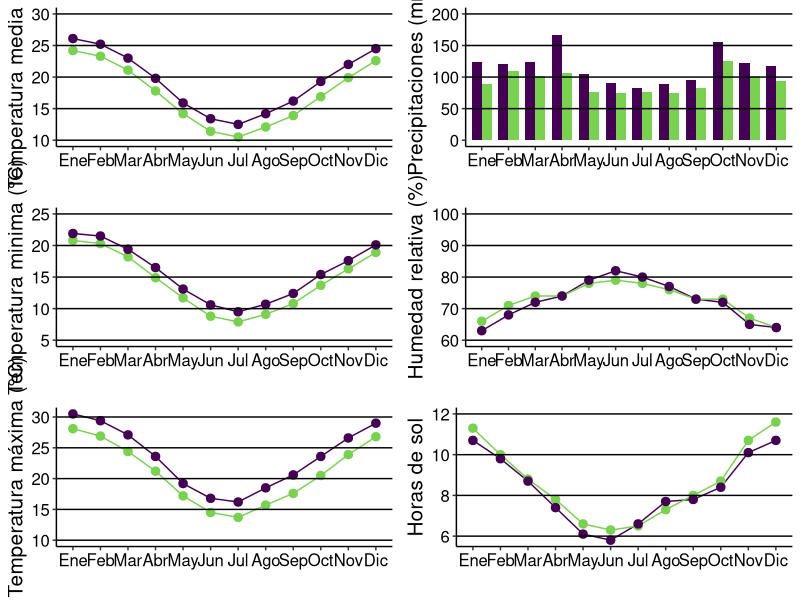

R code for this plot:
## ---- chunk 1
knitr::opts_chunk$set(warning = FALSE, message = FALSE, echo = FALSE)

#Load library
library(readxl)

#Create object "db_fed_mor" which contains climate db_fed_mor
db_fed_mor <- read_excel("database.xlsx", sheet = "III_federacion")

db_fed_mor$site<-as.factor(db_fed_mor$site)
db_fed_mor$month<-as.factor(db_fed_mor$month)

db_fed_mor$month<-factor(db_fed_mor$month, levels = c("Jan", "Feb", "Mar", "Apr", "May", "Jun", "Jul", "Aug", "Sep", "Oct", "Nov", "Dec"),  labels = c("Ene", "Feb", "Mar", "Abr", "May", "Jun", "Jul", "Ago", "Sep", "Oct", "Nov", "Dic"))

db_fed_mor <- as.data.frame(db_fed_mor)

## ---- chunk 2
knitr::opts_chunk$set(warning = FALSE, message = FALSE, echo = FALSE)

library(ggplot2)

Gc1<-ggplot(data=db_fed_mor, aes(x=month, y=med, group = site, color=site, fill=site)) +
  geom_line()+
  scale_color_viridis_d(option="D", end=0.8)+
  geom_point(size=4, shape=20) +
  labs(y="Temperatura media (°C)", x="")+
  theme_classic()+
  theme(panel.grid.major.x = element_blank())+
  theme(legend.position = "none")+
  theme(text = element_text(size=15))+
  geom_hline(aes(yintercept=10), color="black")+
  geom_hline(aes(yintercept=15), color="black")+
  geom_hline(aes(yintercept=20), color="black")+
  geom_hline(aes(yintercept=25), color="black")+
  geom_hline(aes(yintercept=30), color="black")+
  theme(axis.text = element_text( color='black'))
Gc2<-ggplot(data=db_fed_mor, aes(x=month, y=min, group = site, color=site, fill=site)) +
  geom_line()+
  scale_color_viridis_d(option="D", end=0.8)+
  geom_point(size=4, shape=20) +
  labs(y="Temperatura minima (°C)", x="")+
  theme_classic()+
  theme(panel.grid.major.x = element_blank())+
  theme(legend.position = "none")+
  theme(text = element_text(size=15))+
  geom_hline(aes(yintercept=5), color="black")+
  geom_hline(aes(yintercept=10), color="black")+
  geom_hline(aes(yintercept=15), color="black")+
  geom_hline(aes(yintercept=20), color="black")+
  geom_hline(aes(yintercept=25), color="black")+
  theme(axis.text = element_text( color='black'))
Gc3<-ggplot(data=db_fed_mor, aes(x=month, y=max, group = site, color=site, fill=site)) +
  geom_line()+
  scale_color_viridis_d(option="D", end=0.8)+
  geom_point(size=4, shape=20) +
  labs(y="Temperatura máxima (°C)", x="")+
  theme_classic()+
  theme(panel.grid.major.x = element_blank())+
  theme(legend.position = "none")+
  theme(text = element_text(size=15))+
  geom_hline(aes(yintercept=10), color="black")+
  geom_hline(aes(yintercept=15), color="black")+
  geom_hline(aes(yintercept=20), color="black")+
  geom_hline(aes(yintercept=25), color="black")+
  geom_hline(aes(yintercept=30), color="black")+
  theme(axis.text = element_text( color='black'))
Gc4<-ggplot(data=db_fed_mor, aes(x=month, y=rain, fill=site)) +
  geom_bar(stat="identity", position="dodge", width=0.75) +
  labs(y="Precipitaciones (mm)", x="")+
  theme_classic()+
  scale_fill_viridis_d(option="D", end=0.8)+
  theme(panel.grid.major.x = element_blank())+
  theme(legend.position = "none")+
  theme(text = element_text(size=15))+
  geom_hline(aes(yintercept=50), color="black")+
  geom_hline(aes(yintercept=100), color="black")+
  geom_hline(aes(yintercept=150), color="black")+
  geom_hline(aes(yintercept=200), color="black")+
  theme(axis.text = element_text( color='black'))
Gc5<-ggplot(data=db_fed_mor, aes(x=month, y=hum, group = site, color=site, fill=site)) +
  geom_line()+
  scale_color_viridis_d(option="D", end=0.8)+
  geom_point(size=4, shape=20) +
  labs(y="Humedad relativa (%)", x="")+
  theme_classic()+
  theme(panel.grid.major.x = element_blank())+
  theme(legend.position = "none")+
  theme(text = element_text(size=15))+
  geom_hline(aes(yintercept=60), color="black")+
  geom_hline(aes(yintercept=70), color="black")+
  geom_hline(aes(yintercept=80), color="black")+
  geom_hline(aes(yintercept=90), color="black")+
  geom_hline(aes(yintercept=100), color="black")+
  theme(axis.text = element_text( color='black'))
Gc6<-ggplot(data=db_fed_mor, aes(x=month, y=sun, group = site, color=site, fill=site)) +
  geom_line()+
  scale_color_viridis_d(option="D", end=0.8)+
  geom_point(size=4, shape=20) +
  labs(y="Horas de sol", x="")+
  theme_classic()+
  theme(panel.grid.major.x = element_blank())+
  theme(legend.position = "none")+
  theme(text = element_text(size=15))+
  geom_hline(aes(yintercept=6), color="black")+
  geom_hline(aes(yintercept=8), color="black")+
  geom_hline(aes(yintercept=10), color="black")+
  geom_hline(aes(yintercept=12), color="black")+
  theme(axis.text = element_text( color='black'))
library(ggpubr)
gg_federación <- ggarrange(Gc1, Gc4, Gc2, Gc5, Gc3, Gc6, ncol = 2, nrow = 3)

ggsave("gg_federación", plot = gg_federación, device = "tiff", width = 16, height = 8, units = "in", dpi = 300)

## ---- chunk 3
knitr::opts_chunk$set(warning = FALSE, message = FALSE, echo = FALSE)



## ---- chunk 4
knitr::opts_chunk$set(warning = FALSE, message = FALSE, echo = FALSE)



## ---- chunk 5
knitr::opts_chunk$set(warning = FALSE, message = FALSE, echo = FALSE)



## ---- chunk 6
knitr::opts_chunk$set(warning = FALSE, message = FALSE, echo = FALSE)



## ---- chunk 7
knitr::opts_chunk$set(warning = FALSE, message = FALSE, echo = FALSE)



## ---- chunk 8
knitr::opts_chunk$set(warning = FALSE, message = FALSE, echo = FALSE)



## ---- chunk 9
knitr::opts_chunk$set(warning = FALSE, message = FALSE, echo = FALSE)



## ---- chunk 10
knitr::opts_chunk$set(warning = FALSE, message = FALSE, echo = FALSE)



## ---- chunk 11
knitr::opts_chunk$set(warning = FALSE, message = FALSE, echo = FALSE)



## ---- chunk 12
knitr::opts_chunk$set(warning = FALSE, message = FALSE, echo = FALSE)



